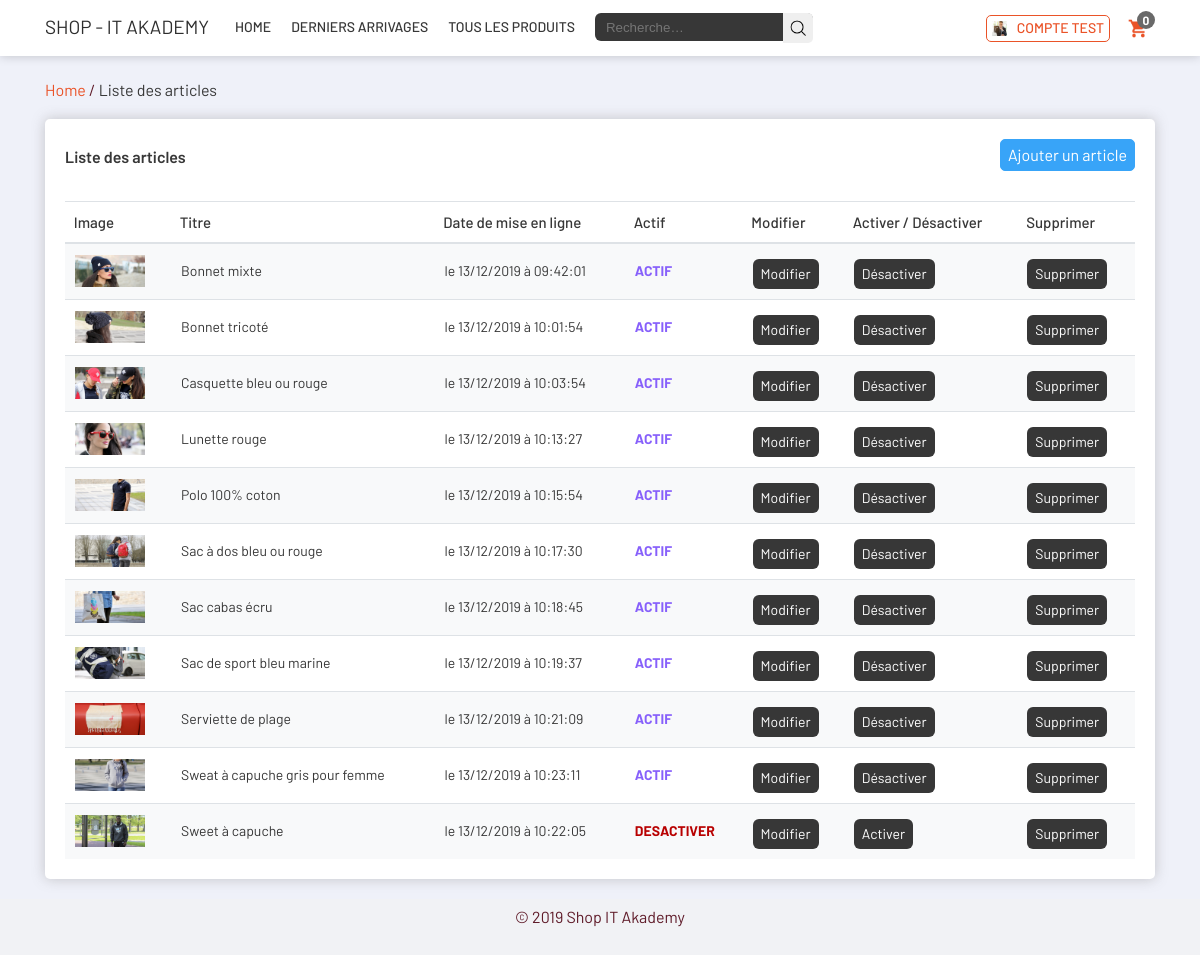
The page /listeArticles.php (signed in) on the database its author committed.
### tables this page shows
CREATE TABLE `shop_utilisateurs` (
  `uid` int(11) NOT NULL,
  `nom` varchar(100) NOT NULL,
  `prenom` varchar(100) NOT NULL,
  `email` varchar(255) NOT NULL,
  `lvl` bigint(1) NOT NULL,
  `passwd` varchar(255) NOT NULL,
  `cle_salage` char(128) NOT NULL,
  `actif` bigint(1) NOT NULL,
  `ip` varchar(255) NOT NULL,
  `adresse` text,
  `cp` int(5) DEFAULT NULL,
  `ville` varchar(150) DEFAULT NULL,
  `telephone` varchar(75) DEFAULT NULL
);

CREATE TABLE `shop_products` (
  `id_product` int(11) NOT NULL,
  `img` varchar(255) NOT NULL,
  `name` varchar(255) NOT NULL,
  `short_description` varchar(150) NOT NULL,
  `description` text,
  `prix` float NOT NULL,
  `stock` int(11) NOT NULL,
  `actif` bigint(1) DEFAULT NULL,
  `date` timestamp NOT NULL
);

### includes/actions.php (called while the page is built, shortened)
<?php
function dateUS2FR($date) {
    preg_match("|^([0-9]{4})\-([0-9]{2})\-([0-9]{2}) ([0-9]{2}:[0-9]{2}:[0-9]{2})|",$date,$regs);
    $jour = $regs[3];
    $mois = $regs[2];
    $annee = $regs[1];
    $heure = $regs[4];
    if ($jour == "" || $jour == "00") return "";
    else return "le $jour/$mois/$annee"." à ".$heure;
}
?>

### listeArticles.php (the view, shortened to what this page needs)
<?php
include("header.php");
?>
<div class="marge">
    <div class="page-header">
        <ol class="breadcrumb">
            <li class="breadcrumb-item">
                <a href="./home.php">Home</a>
            </li>
            /
            <li class="breadcrumb-item active" aria-current="page">
                <span>Liste des articles</span>
            </li>
        </ol>
    </div>
</div>
<section id="listeArticles1">
    <div class="marge">
        <div id="bloc">
            <div class="top_bloc">
                <h2>Liste des articles</h2>
                <a href="creerArticle.php" id="bouton_liste">Ajouter un article</a>
            </div>
            <div class="bottom_bloc">
                <table id="listeArticle" class="table">
                    <thead>
                        <tr>
                            <th>Image</th>
                            <th>Titre</th>
                            <th>Date de mise en ligne</th>
                            <th>Actif</th>
                            <th>Modifier</th>
                            <th>Activer / Désactiver</th>
                            <th>Supprimer</th>
                        </tr>
                    </thead>
                    <tbody>
                        <?
                        $listeArticles = "SELECT * FROM shop_products ORDER BY name ASC";
                        $req_listeArticles = $mysqli->query($listeArticles);
                        while($row = $req_listeArticles->fetch_array()) {
                            $dateFR = dateUS2FR($row["date"]);
                            echo "<tr>\n";
                            echo "<td><a id=\"imgproduit\" href=\"article.php?id_product=".$row["id_product"]."\"><img src='uploads/" . $row["img"] . "' /></a></td>\n";
                            echo "<td><a href=\"article.php?id_product=".$row["id_product"]."\">" . $row["name"] . "</a></td>\n";
                            echo "<td>$dateFR</td>\n";
                            if ($row["actif"] == 1) echo "<td><b style=\"color:#42db75;\"><span style=\"color:#8760fb;\" >ACTIF</span></b></td>\n";
                            else echo "<td><b style=\"color:#cd3131;\"><span style=\"color:#b80000;\">DESACTIVER</a></b></td>\n";
                            echo "<td><a href=\"modifArticle.php?id=$row[id_product]\" class='desactiver'>Modifier</a>";
                            if ($row["actif"] == 1) echo "<td><a href=\"listeArticles.php?disableArticle=$row[id_product]\" class='desactiver'>Désactiver</a></td>";
                            else echo "<td><a href=\"listeArticles.php?activateArticle=$row[id_product]\" class='desactiver'>Activer</a>";
                            echo " <td><a href=\"listeArticles.php?deleteArticle=$row[id_product]\" class='desactiver'>Supprimer</a></td>";
                        }
                        ?>
                    </tbody>
                </table>
            </div>
        </div>
    </div>
</section>
<?php include ('footer.php'); ?>

### header.php (shortened to what this page needs)
<?php
require("includes/config.php");
if(!empty($_SESSION['uid'])) {
    $uid = $_SESSION["uid"];
    $select_user = "SELECT nom, prenom, email, adresse, cp, ville, telephone FROM shop_utilisateurs WHERE uid = '$uid'";
    $req_select_user = $mysqli->query($select_user);
    $row_select_user = $req_select_user->fetch_array();
    $nom = $row_select_user["nom"];
    $prenom = $row_select_user["prenom"];
}
?>
<!DOCTYPE html>
<html lang="fr">
<head>
    <link rel="stylesheet" href="./css/style.css" type='text/css' media='all' />
    <link rel="stylesheet" href="./css/responsive.css" type='text/css' media='all' />
</head>
<body>
<header>
    <div class="marge">
        <a href="./index.php" id="logoheader">Shop - IT Akademy</a>
        <div class="menu_header" id="header">
            <ul id="menu">
                <li>
                    <a href="index.php">Home</a>
                </li>
                <li>
                    <a href="./derniers-arrivages.php">Derniers arrivages</a>
                </li>
                <li>
                    <a href="./allProducts.php">Tous les produits</a>
                </li>
            </ul>
        </div>
        <div class="form_recherche">
            <form action="recherche.php" method="get">
                <div class="formulaire">
                    <input name="q" class="formulaire_rechercher" value="" autocomplete="off" autocorrect="off" autocapitalize="off" spellcheck="false" class="form" type="text" placeholder="Recherche…">
                    <input type="submit" class="bouton_rechercher" />
                </div>
            </form>
        </div>
        <div class="panier">
            <a href="panier.php" id="panier" rel="nofollow">
                <span id="item_panier"><?php
                if(!isset($_SESSION['panier']['libelleProduit']))
                    echo "0";
                else
                    echo count($_SESSION['panier']['libelleProduit']); ?></span>
            </a>
        </div>
        <?php
        if(!empty($_SESSION["uid"])) {  ?>
        <div class="connexion">
            <a  id="btnpanel" class="panel-user">
            <div class="avatar">
                <img src="img/profil-1.png">
            </div>
            <?php echo $prenom . ' ' . $nom; ?>
        </a>
        </div>
        <?php } ?>
</header>
<main>

### rows shown on the page
shop_utilisateurs: prenom "COMPTE", nom "TEST"
shop_products: img (picture), name "Bonnet mixte", date "le 13/12/2019 à 09:42:01", actif "ACTIF"
shop_products: img (picture), name "Bonnet tricoté", date "le 13/12/2019 à 10:01:54", actif "ACTIF"
shop_products: img (picture), name "Casquette bleu ou rouge", date "le 13/12/2019 à 10:03:54", actif "ACTIF"
shop_products: img (picture), name "Lunette rouge", date "le 13/12/2019 à 10:13:27", actif "ACTIF"
shop_products: img (picture), name "Polo 100% coton", date "le 13/12/2019 à 10:15:54", actif "ACTIF"
shop_products: img (picture), name "Sac à dos bleu ou rouge", date "le 13/12/2019 à 10:17:30", actif "ACTIF"
shop_products: img (picture), name "Sac cabas écru", date "le 13/12/2019 à 10:18:45", actif "ACTIF"
shop_products: img (picture), name "Sac de sport bleu marine", date "le 13/12/2019 à 10:19:37", actif "ACTIF"
shop_products: img (picture), name "Serviette de plage", date "le 13/12/2019 à 10:21:09", actif "ACTIF"
shop_products: img (picture), name "Sweat à capuche gris pour femme", date "le 13/12/2019 à 10:23:11", actif "ACTIF"
shop_products: img (picture), name "Sweet à capuche", date "le 13/12/2019 à 10:22:05", actif "DESACTIVER"
